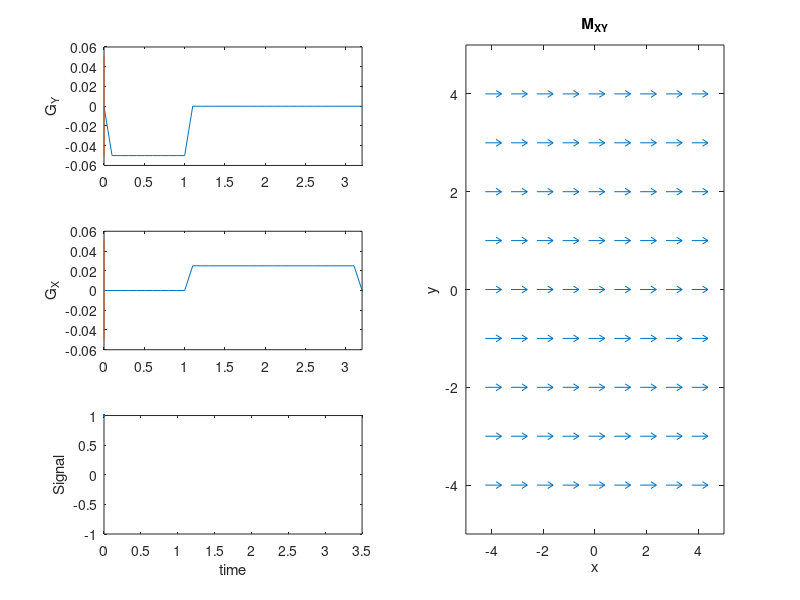

The MATLAB source for this figure: (Note: this script raises an error after producing the figure.)
N = 8;
Mxy= ones(N+1,N+1);

x = [-N/2:N/2];
[x,y] = meshgrid(x,x);
Splot = 0.5;

kPE = [-N/2:N/2]/N; %
dt = 0.1;
Tpe = 1;

kFE = 1/2;
Tfe = 2;


write_animations = 1;
clear imall

GAMMA = 42.58;

Tall = [0:dt:Tpe+Tfe+2*dt]; % add zero samples at beginning and end

Ix = 1;
for Ipe = 1:length(kPE)
    
    GPE = zeros(1,length(Tall));GFE = GPE;
    GPE(2:Tpe/dt+1) = kPE(Ipe)/(Tpe/dt) ;
    GFE(Tpe/dt+2:end-1) = kFE/(Tfe/dt) ;
    
    Mxy = zeros(N+1, N+1, length(Tall));
    Mxy(:,:,1) = ones(N+1,N+1);
    measured_signal = zeros(1,length(Tall));
    measured_signal(1) = sum(sum(Mxy(:,:,1)))/(N+1)^2;
    
    kspace = zeros(1,length(Tall));
    
    for It = 1:length(Tall)-1
        
        
        
        phase_y = 2*pi*GPE(It)*y;
        phase_x = 2*pi*GFE(It)*x;
        kspace(It+1) = kspace(It) + GFE(It) + i*GPE(It);
        Mxy(:,:,It+1) = Mxy(:,:,It) .* exp(i*phase_y) .* exp(i*phase_x);
        
        Mxy_plot = Mxy(:,:,It+1);
        measured_signal(It+1) = sum(sum(Mxy(:,:,It+1)))/(N+1)^2;
        
        fs = figure(1);
        subplot(122)
        quiver(x-real(Mxy_plot)*Splot/2,y-imag(Mxy_plot)*Splot/2,...
            real(Mxy_plot), imag(Mxy_plot), ...
            Splot)
        xlabel('x'), ylabel('y')
        xlim([-N/2-1, N/2+1])
        ylim([-N/2-1, N/2+1])
        title('M_{XY}')
        
        
        subplot(321), plot(Tall, GPE, Tall(It)*ones(1,2), [-0.05 0.05]), ylabel('G_Y'), xlim([0 3.2])
        subplot(323), plot(Tall, GFE, Tall(It)*ones(1,2), [-0.05 0.05]), ylabel('G_X'), xlim([0 3.2])
        subplot(325), plot(Tall(1:It), real(measured_signal(1:It))), xlabel('time'), ylabel('Signal')
        ylim([-1 1]), xlim([0 3.5])
        

        drawnow
        
        currFrame = getframe(fs);
        if Ix == 1
            im = frame2im(currFrame);
            [imind,map] = rgb2ind(im,256,'nodither'); 
        end
        imall(:,:,1,Ix) = rgb2ind(frame2im(currFrame),map,'nodither');
        Ix = Ix+1;
        
    end
end



if write_animations
    imwrite(imall,map,'frequency_phase_encoding-simple.gif','DelayTime',0,'LoopCount',Inf) %g443800
end

%% with frequency encode dephasing gradients

GAMMA = 42.58;
write_animations = 1;
clear imall

Tall = [0:dt:Tpe+Tfe+2*dt]; % add zero samples at beginning and end

Ix = 1;
for Ipe = 1:length(kPE)
    
    GPE = zeros(1,length(Tall));GFE = GPE;
    GPE(2:Tpe/dt+1) = kPE(Ipe)/(Tpe/dt) ;
    GFE(2:Tpe/dt+1) = -kFE/(Tpe/dt) ;
    GFE(Tpe/dt+2:end-1) = 2*kFE/(Tfe/dt) ;
    
    Mxy = zeros(N+1, N+1, length(Tall));
    Mxy(:,:,1) = ones(N+1,N+1);
    measured_signal = zeros(1,length(Tall));
    measured_signal(1) = sum(sum(Mxy(:,:,1)))/(N+1)^2;
    
    kspace = zeros(1,length(Tall));
    
    for It = 1:length(Tall)-1
        
        
        
        phase_y = 2*pi*GPE(It)*y;
        phase_x = 2*pi*GFE(It)*x;
        kspace(It+1) = kspace(It) + GFE(It) + i*GPE(It);
        Mxy(:,:,It+1) = Mxy(:,:,It) .* exp(i*phase_y) .* exp(i*phase_x);
        
        Mxy_plot = Mxy(:,:,It+1);
        measured_signal(It+1) = sum(sum(Mxy(:,:,It+1)))/(N+1)^2;
        
        fs = figure(1);

        subplot(132)
        quiver(x-real(Mxy_plot)*Splot/2,y-imag(Mxy_plot)*Splot/2,...
            real(Mxy_plot), imag(Mxy_plot), ...
            Splot)
        xlabel('x'), ylabel('y')
        xlim([-N/2-1, N/2+1])
        ylim([-N/2-1, N/2+1])
        title('M_{XY}')
        
        
        subplot(331), plot(Tall, GPE, Tall(It)*ones(1,2), [-0.05 0.05]), ylabel('G_Y'), xlim([0 3.2])
        subplot(334), plot(Tall, GFE, Tall(It)*ones(1,2), [-0.05 0.05]), ylabel('G_X'), xlim([0 3.2])
        subplot(337), plot(Tall(1:It), real(measured_signal(1:It))), xlabel('time'), ylabel('Signal')
        ylim([-1 1]), xlim([0 3.2])

        subplot(133)
        plot(kspace(1:It))
        xlim([-.55 .55]), ylim([-.55 .55])
        xlabel('k_x'), ylabel('k_y')
        
        
        drawnow
        currFrame = getframe(fs);
        if Ix == 1
            im = frame2im(currFrame);
            [imind,map] = rgb2ind(im,256,'nodither'); 
        end
        imall(:,:,1,Ix) = rgb2ind(frame2im(currFrame),map,'nodither');
        Ix = Ix+1;
        
    end
end

if write_animations
    imwrite(imall,map,'frequency_phase_encoding-full.gif','DelayTime',0,'LoopCount',Inf) %g443800
end

return
%%
for Ipe = 1:length(kPE)
    
    for tpe = [0:dt:Tpe]
        phase_y = 2*pi*kPE(Ipe)*y *tpe/Tpe;
        
        Mxy_PE = Mxy .* exp(i*phase_y);
        
        %contour(xp,yp,squeeze(Bmag(:,:,Iz)),50), colorbar
        %hold on
        quiver(x-real(Mxy_PE)*Splot/2,y-imag(Mxy_PE)*Splot/2,real(Mxy_PE), imag(Mxy_PE), Splot)
        %hold off
        xlabel('x'), ylabel('y')
        xlim([-N/2-1, N/2+1])
        ylim([-N/2-1, N/2+1])
        title('M_{XY}')
        drawnow
    end
    
    for tfe = [dt:dt:Tfe]
        phase_x = 2*pi*kFE*x *tfe/Tfe;
        
        Mxy_FE = Mxy_PE .* exp(i*phase_x);
        
        %contour(xp,yp,squeeze(Bmag(:,:,Iz)),50), colorbar
        %hold on
        quiver(x-real(Mxy_FE)*Splot/2,y-imag(Mxy_FE)*Splot/2,real(Mxy_FE), imag(Mxy_FE), Splot)
        %hold off
        xlabel('x'), ylabel('y')
        xlim([-N/2-1, N/2+1])
        ylim([-N/2-1, N/2+1])
        title('M_{XY}')
        drawnow
    end
    
    
end

